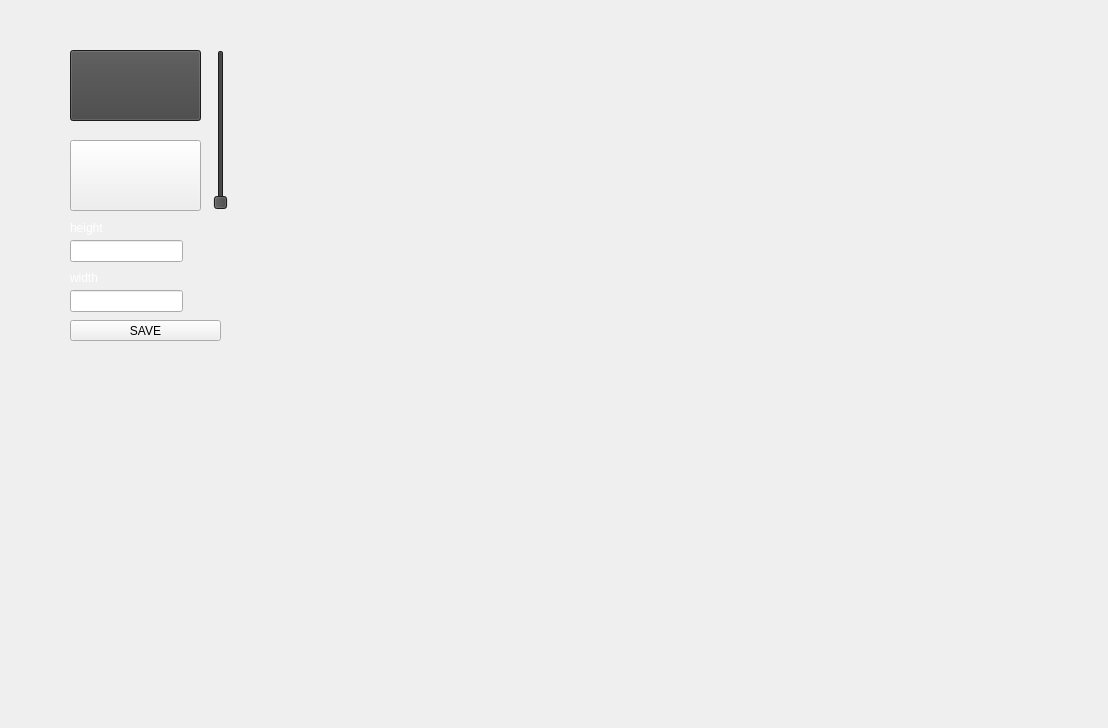
<?xml version="1.0" encoding="UTF-8"?>
<ui version="4.0">
 <class>MainWindow</class>
 <widget class="QMainWindow" name="MainWindow">
  <property name="geometry">
   <rect>
    <x>0</x>
    <y>0</y>
    <width>1108</width>
    <height>728</height>
   </rect>
  </property>
  <property name="sizePolicy">
   <sizepolicy hsizetype="Fixed" vsizetype="Fixed">
    <horstretch>0</horstretch>
    <verstretch>0</verstretch>
   </sizepolicy>
  </property>
  <property name="windowTitle">
   <string>Generador de Imagen</string>
  </property>
  <widget class="QWidget" name="centralwidget">
   <widget class="QLabel" name="background">
    <property name="geometry">
     <rect>
      <x>-40</x>
      <y>-40</y>
      <width>1171</width>
      <height>771</height>
     </rect>
    </property>
    <property name="text">
     <string/>
    </property>
    <property name="pixmap">
     <pixmap>imgs/background.png</pixmap>
    </property>
   </widget>
   <widget class="QToolButton" name="color_button_left">
    <property name="geometry">
     <rect>
      <x>70</x>
      <y>50</y>
      <width>131</width>
      <height>71</height>
     </rect>
    </property>
    <property name="palette">
     <palette>
      <active>
       <colorrole role="WindowText">
        <brush brushstyle="SolidPattern">
         <color alpha="255">
          <red>229</red>
          <green>229</green>
          <blue>229</blue>
         </color>
        </brush>
       </colorrole>
       <colorrole role="Button">
        <brush brushstyle="SolidPattern">
         <color alpha="255">
          <red>69</red>
          <green>69</green>
          <blue>69</blue>
         </color>
        </brush>
       </colorrole>
       <colorrole role="Light">
        <brush brushstyle="SolidPattern">
         <color alpha="255">
          <red>74</red>
          <green>80</green>
          <blue>86</blue>
         </color>
        </brush>
       </colorrole>
       <colorrole role="Midlight">
        <brush brushstyle="SolidPattern">
         <color alpha="255">
          <red>177</red>
          <green>177</green>
          <blue>177</blue>
         </color>
        </brush>
       </colorrole>
       <colorrole role="BrightText">
        <brush brushstyle="SolidPattern">
         <color alpha="255">
          <red>135</red>
          <green>135</green>
          <blue>135</blue>
         </color>
        </brush>
       </colorrole>
       <colorrole role="Base">
        <brush brushstyle="SolidPattern">
         <color alpha="255">
          <red>46</red>
          <green>46</green>
          <blue>46</blue>
         </color>
        </brush>
       </colorrole>
       <colorrole role="Window">
        <brush brushstyle="SolidPattern">
         <color alpha="255">
          <red>39</red>
          <green>39</green>
          <blue>39</blue>
         </color>
        </brush>
       </colorrole>
       <colorrole role="Highlight">
        <brush brushstyle="SolidPattern">
         <color alpha="255">
          <red>13</red>
          <green>215</green>
          <blue>202</blue>
         </color>
        </brush>
       </colorrole>
       <colorrole role="HighlightedText">
        <brush brushstyle="SolidPattern">
         <color alpha="255">
          <red>34</red>
          <green>34</green>
          <blue>34</blue>
         </color>
        </brush>
       </colorrole>
       <colorrole role="AlternateBase">
        <brush brushstyle="SolidPattern">
         <color alpha="255">
          <red>88</red>
          <green>88</green>
          <blue>88</blue>
         </color>
        </brush>
       </colorrole>
       <colorrole role="ToolTipText">
        <brush brushstyle="SolidPattern">
         <color alpha="255">
          <red>170</red>
          <green>170</green>
          <blue>170</blue>
         </color>
        </brush>
       </colorrole>
      </active>
      <inactive>
       <colorrole role="WindowText">
        <brush brushstyle="SolidPattern">
         <color alpha="255">
          <red>108</red>
          <green>108</green>
          <blue>108</blue>
         </color>
        </brush>
       </colorrole>
       <colorrole role="Button">
        <brush brushstyle="SolidPattern">
         <color alpha="255">
          <red>69</red>
          <green>69</green>
          <blue>69</blue>
         </color>
        </brush>
       </colorrole>
       <colorrole role="Light">
        <brush brushstyle="SolidPattern">
         <color alpha="255">
          <red>74</red>
          <green>80</green>
          <blue>86</blue>
         </color>
        </brush>
       </colorrole>
       <colorrole role="Midlight">
        <brush brushstyle="SolidPattern">
         <color alpha="255">
          <red>177</red>
          <green>177</green>
          <blue>177</blue>
         </color>
        </brush>
       </colorrole>
       <colorrole role="BrightText">
        <brush brushstyle="SolidPattern">
         <color alpha="255">
          <red>135</red>
          <green>135</green>
          <blue>135</blue>
         </color>
        </brush>
       </colorrole>
       <colorrole role="Base">
        <brush brushstyle="SolidPattern">
         <color alpha="255">
          <red>46</red>
          <green>46</green>
          <blue>46</blue>
         </color>
        </brush>
       </colorrole>
       <colorrole role="Window">
        <brush brushstyle="SolidPattern">
         <color alpha="255">
          <red>39</red>
          <green>39</green>
          <blue>39</blue>
         </color>
        </brush>
       </colorrole>
       <colorrole role="Highlight">
        <brush brushstyle="SolidPattern">
         <color alpha="255">
          <red>13</red>
          <green>215</green>
          <blue>202</blue>
         </color>
        </brush>
       </colorrole>
       <colorrole role="HighlightedText">
        <brush brushstyle="SolidPattern">
         <color alpha="255">
          <red>34</red>
          <green>34</green>
          <blue>34</blue>
         </color>
        </brush>
       </colorrole>
       <colorrole role="AlternateBase">
        <brush brushstyle="SolidPattern">
         <color alpha="255">
          <red>88</red>
          <green>88</green>
          <blue>88</blue>
         </color>
        </brush>
       </colorrole>
       <colorrole role="ToolTipText">
        <brush brushstyle="SolidPattern">
         <color alpha="255">
          <red>136</red>
          <green>136</green>
          <blue>136</blue>
         </color>
        </brush>
       </colorrole>
      </inactive>
      <disabled>
       <colorrole role="WindowText">
        <brush brushstyle="SolidPattern">
         <color alpha="255">
          <red>126</red>
          <green>105</green>
          <blue>103</blue>
         </color>
        </brush>
       </colorrole>
       <colorrole role="Button">
        <brush brushstyle="SolidPattern">
         <color alpha="255">
          <red>69</red>
          <green>69</green>
          <blue>69</blue>
         </color>
        </brush>
       </colorrole>
       <colorrole role="Light">
        <brush brushstyle="SolidPattern">
         <color alpha="255">
          <red>74</red>
          <green>80</green>
          <blue>86</blue>
         </color>
        </brush>
       </colorrole>
       <colorrole role="Midlight">
        <brush brushstyle="SolidPattern">
         <color alpha="255">
          <red>177</red>
          <green>177</green>
          <blue>177</blue>
         </color>
        </brush>
       </colorrole>
       <colorrole role="BrightText">
        <brush brushstyle="SolidPattern">
         <color alpha="255">
          <red>135</red>
          <green>135</green>
          <blue>135</blue>
         </color>
        </brush>
       </colorrole>
       <colorrole role="Base">
        <brush brushstyle="SolidPattern">
         <color alpha="255">
          <red>39</red>
          <green>39</green>
          <blue>39</blue>
         </color>
        </brush>
       </colorrole>
       <colorrole role="Window">
        <brush brushstyle="SolidPattern">
         <color alpha="255">
          <red>39</red>
          <green>39</green>
          <blue>39</blue>
         </color>
        </brush>
       </colorrole>
       <colorrole role="HighlightedText">
        <brush brushstyle="SolidPattern">
         <color alpha="255">
          <red>34</red>
          <green>34</green>
          <blue>34</blue>
         </color>
        </brush>
       </colorrole>
       <colorrole role="Link">
        <brush brushstyle="SolidPattern">
         <color alpha="255">
          <red>76</red>
          <green>74</green>
          <blue>72</blue>
         </color>
        </brush>
       </colorrole>
       <colorrole role="LinkVisited">
        <brush brushstyle="SolidPattern">
         <color alpha="255">
          <red>13</red>
          <green>215</green>
          <blue>202</blue>
         </color>
        </brush>
       </colorrole>
       <colorrole role="AlternateBase">
        <brush brushstyle="SolidPattern">
         <color alpha="255">
          <red>88</red>
          <green>88</green>
          <blue>88</blue>
         </color>
        </brush>
       </colorrole>
       <colorrole role="ToolTipText">
        <brush brushstyle="SolidPattern">
         <color alpha="255">
          <red>184</red>
          <green>184</green>
          <blue>184</blue>
         </color>
        </brush>
       </colorrole>
      </disabled>
     </palette>
    </property>
    <property name="text">
     <string/>
    </property>
   </widget>
   <widget class="QToolButton" name="color_button_right">
    <property name="geometry">
     <rect>
      <x>70</x>
      <y>140</y>
      <width>131</width>
      <height>71</height>
     </rect>
    </property>
    <property name="text">
     <string/>
    </property>
   </widget>
   <widget class="QLabel" name="gradient_preview">
    <property name="geometry">
     <rect>
      <x>250</x>
      <y>50</y>
      <width>851</width>
      <height>671</height>
     </rect>
    </property>
    <property name="text">
     <string/>
    </property>
   </widget>
   <widget class="QLineEdit" name="height_text">
    <property name="geometry">
     <rect>
      <x>70</x>
      <y>240</y>
      <width>113</width>
      <height>22</height>
     </rect>
    </property>
   </widget>
   <widget class="QLineEdit" name="width_text">
    <property name="geometry">
     <rect>
      <x>70</x>
      <y>290</y>
      <width>113</width>
      <height>22</height>
     </rect>
    </property>
   </widget>
   <widget class="QLabel" name="width_label">
    <property name="geometry">
     <rect>
      <x>70</x>
      <y>270</y>
      <width>49</width>
      <height>16</height>
     </rect>
    </property>
    <property name="styleSheet">
     <string notr="true">color: rgb(255, 255, 255);</string>
    </property>
    <property name="text">
     <string>width</string>
    </property>
   </widget>
   <widget class="QLabel" name="height_label">
    <property name="geometry">
     <rect>
      <x>70</x>
      <y>220</y>
      <width>49</width>
      <height>16</height>
     </rect>
    </property>
    <property name="styleSheet">
     <string notr="true">color: rgb(255, 255, 255);</string>
    </property>
    <property name="text">
     <string>height</string>
    </property>
   </widget>
   <widget class="QPushButton" name="gen_button">
    <property name="geometry">
     <rect>
      <x>70</x>
      <y>320</y>
      <width>151</width>
      <height>21</height>
     </rect>
    </property>
    <property name="text">
     <string>SAVE</string>
    </property>
   </widget>
   <widget class="QSlider" name="verticalSlider">
    <property name="geometry">
     <rect>
      <x>210</x>
      <y>50</y>
      <width>22</width>
      <height>160</height>
     </rect>
    </property>
    <property name="palette">
     <palette>
      <active>
       <colorrole role="WindowText">
        <brush brushstyle="SolidPattern">
         <color alpha="255">
          <red>229</red>
          <green>229</green>
          <blue>229</blue>
         </color>
        </brush>
       </colorrole>
       <colorrole role="Button">
        <brush brushstyle="SolidPattern">
         <color alpha="255">
          <red>69</red>
          <green>69</green>
          <blue>69</blue>
         </color>
        </brush>
       </colorrole>
       <colorrole role="Light">
        <brush brushstyle="SolidPattern">
         <color alpha="255">
          <red>74</red>
          <green>80</green>
          <blue>86</blue>
         </color>
        </brush>
       </colorrole>
       <colorrole role="Midlight">
        <brush brushstyle="SolidPattern">
         <color alpha="255">
          <red>177</red>
          <green>177</green>
          <blue>177</blue>
         </color>
        </brush>
       </colorrole>
       <colorrole role="BrightText">
        <brush brushstyle="SolidPattern">
         <color alpha="255">
          <red>135</red>
          <green>135</green>
          <blue>135</blue>
         </color>
        </brush>
       </colorrole>
       <colorrole role="Base">
        <brush brushstyle="SolidPattern">
         <color alpha="255">
          <red>46</red>
          <green>46</green>
          <blue>46</blue>
         </color>
        </brush>
       </colorrole>
       <colorrole role="Window">
        <brush brushstyle="SolidPattern">
         <color alpha="255">
          <red>39</red>
          <green>39</green>
          <blue>39</blue>
         </color>
        </brush>
       </colorrole>
       <colorrole role="Highlight">
        <brush brushstyle="SolidPattern">
         <color alpha="255">
          <red>13</red>
          <green>215</green>
          <blue>202</blue>
         </color>
        </brush>
       </colorrole>
       <colorrole role="HighlightedText">
        <brush brushstyle="SolidPattern">
         <color alpha="255">
          <red>34</red>
          <green>34</green>
          <blue>34</blue>
         </color>
        </brush>
       </colorrole>
       <colorrole role="AlternateBase">
        <brush brushstyle="SolidPattern">
         <color alpha="255">
          <red>88</red>
          <green>88</green>
          <blue>88</blue>
         </color>
        </brush>
       </colorrole>
       <colorrole role="ToolTipText">
        <brush brushstyle="SolidPattern">
         <color alpha="255">
          <red>170</red>
          <green>170</green>
          <blue>170</blue>
         </color>
        </brush>
       </colorrole>
      </active>
      <inactive>
       <colorrole role="WindowText">
        <brush brushstyle="SolidPattern">
         <color alpha="255">
          <red>108</red>
          <green>108</green>
          <blue>108</blue>
         </color>
        </brush>
       </colorrole>
       <colorrole role="Button">
        <brush brushstyle="SolidPattern">
         <color alpha="255">
          <red>69</red>
          <green>69</green>
          <blue>69</blue>
         </color>
        </brush>
       </colorrole>
       <colorrole role="Light">
        <brush brushstyle="SolidPattern">
         <color alpha="255">
          <red>74</red>
          <green>80</green>
          <blue>86</blue>
         </color>
        </brush>
       </colorrole>
       <colorrole role="Midlight">
        <brush brushstyle="SolidPattern">
         <color alpha="255">
          <red>177</red>
          <green>177</green>
          <blue>177</blue>
         </color>
        </brush>
       </colorrole>
       <colorrole role="BrightText">
        <brush brushstyle="SolidPattern">
         <color alpha="255">
          <red>135</red>
          <green>135</green>
          <blue>135</blue>
         </color>
        </brush>
       </colorrole>
       <colorrole role="Base">
        <brush brushstyle="SolidPattern">
         <color alpha="255">
          <red>46</red>
          <green>46</green>
          <blue>46</blue>
         </color>
        </brush>
       </colorrole>
       <colorrole role="Window">
        <brush brushstyle="SolidPattern">
         <color alpha="255">
          <red>39</red>
          <green>39</green>
          <blue>39</blue>
         </color>
        </brush>
       </colorrole>
       <colorrole role="Highlight">
        <brush brushstyle="SolidPattern">
         <color alpha="255">
          <red>13</red>
          <green>215</green>
          <blue>202</blue>
         </color>
        </brush>
       </colorrole>
       <colorrole role="HighlightedText">
        <brush brushstyle="SolidPattern">
         <color alpha="255">
          <red>34</red>
          <green>34</green>
          <blue>34</blue>
         </color>
        </brush>
       </colorrole>
       <colorrole role="AlternateBase">
        <brush brushstyle="SolidPattern">
         <color alpha="255">
          <red>88</red>
          <green>88</green>
          <blue>88</blue>
         </color>
        </brush>
       </colorrole>
       <colorrole role="ToolTipText">
        <brush brushstyle="SolidPattern">
         <color alpha="255">
          <red>136</red>
          <green>136</green>
          <blue>136</blue>
         </color>
        </brush>
       </colorrole>
      </inactive>
      <disabled>
       <colorrole role="WindowText">
        <brush brushstyle="SolidPattern">
         <color alpha="255">
          <red>126</red>
          <green>105</green>
          <blue>103</blue>
         </color>
        </brush>
       </colorrole>
       <colorrole role="Button">
        <brush brushstyle="SolidPattern">
         <color alpha="255">
          <red>69</red>
          <green>69</green>
          <blue>69</blue>
         </color>
        </brush>
       </colorrole>
       <colorrole role="Light">
        <brush brushstyle="SolidPattern">
         <color alpha="255">
          <red>74</red>
          <green>80</green>
          <blue>86</blue>
         </color>
        </brush>
       </colorrole>
       <colorrole role="Midlight">
        <brush brushstyle="SolidPattern">
         <color alpha="255">
          <red>177</red>
          <green>177</green>
          <blue>177</blue>
         </color>
        </brush>
       </colorrole>
       <colorrole role="BrightText">
        <brush brushstyle="SolidPattern">
         <color alpha="255">
          <red>135</red>
          <green>135</green>
          <blue>135</blue>
         </color>
        </brush>
       </colorrole>
       <colorrole role="Base">
        <brush brushstyle="SolidPattern">
         <color alpha="255">
          <red>39</red>
          <green>39</green>
          <blue>39</blue>
         </color>
        </brush>
       </colorrole>
       <colorrole role="Window">
        <brush brushstyle="SolidPattern">
         <color alpha="255">
          <red>39</red>
          <green>39</green>
          <blue>39</blue>
         </color>
        </brush>
       </colorrole>
       <colorrole role="HighlightedText">
        <brush brushstyle="SolidPattern">
         <color alpha="255">
          <red>34</red>
          <green>34</green>
          <blue>34</blue>
         </color>
        </brush>
       </colorrole>
       <colorrole role="Link">
        <brush brushstyle="SolidPattern">
         <color alpha="255">
          <red>76</red>
          <green>74</green>
          <blue>72</blue>
         </color>
        </brush>
       </colorrole>
       <colorrole role="LinkVisited">
        <brush brushstyle="SolidPattern">
         <color alpha="255">
          <red>13</red>
          <green>215</green>
          <blue>202</blue>
         </color>
        </brush>
       </colorrole>
       <colorrole role="AlternateBase">
        <brush brushstyle="SolidPattern">
         <color alpha="255">
          <red>88</red>
          <green>88</green>
          <blue>88</blue>
         </color>
        </brush>
       </colorrole>
       <colorrole role="ToolTipText">
        <brush brushstyle="SolidPattern">
         <color alpha="255">
          <red>184</red>
          <green>184</green>
          <blue>184</blue>
         </color>
        </brush>
       </colorrole>
      </disabled>
     </palette>
    </property>
    <property name="styleSheet">
     <string notr="true"/>
    </property>
    <property name="orientation">
     <enum>Qt::Vertical</enum>
    </property>
   </widget>
  </widget>
 </widget>
 <resources/>
 <connections/>
</ui>
